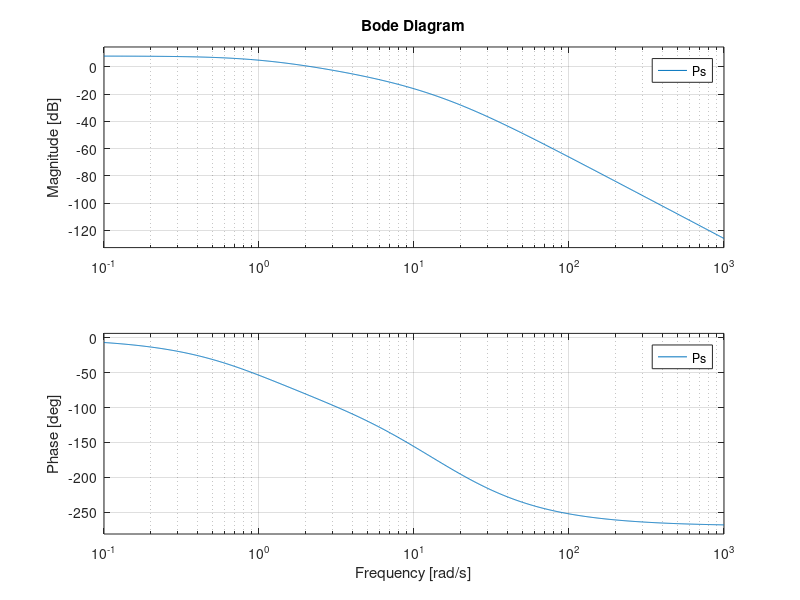
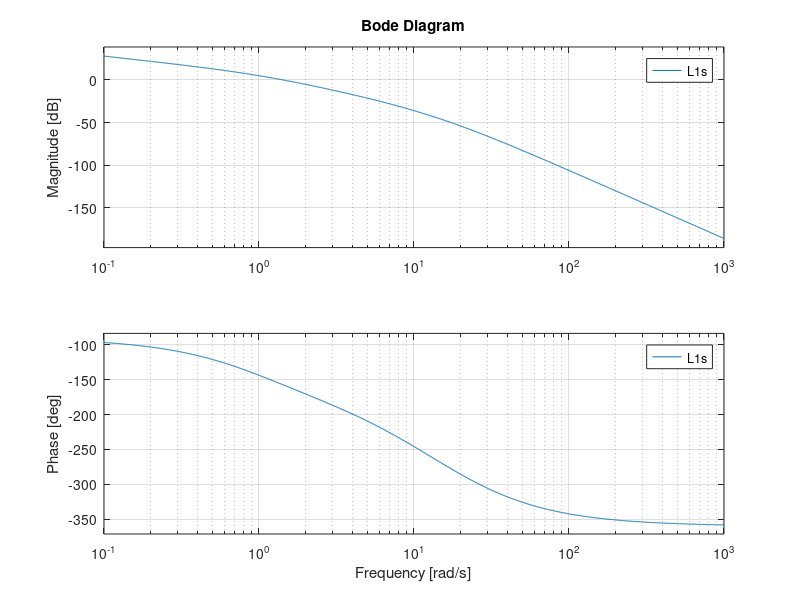
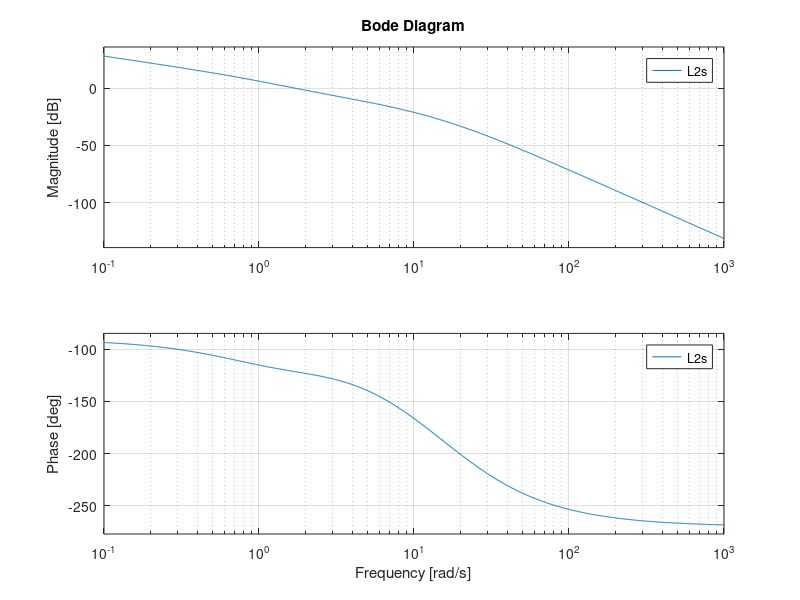
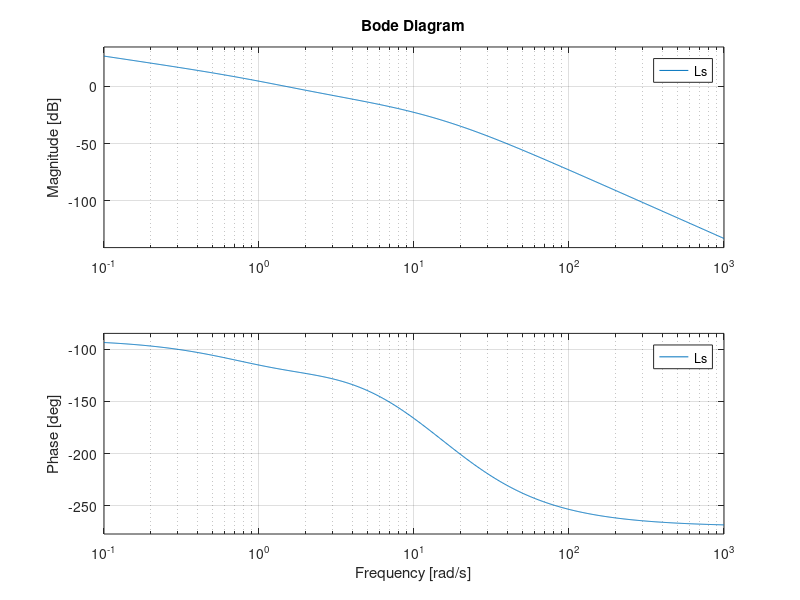

Write the MATLAB code that produced these figures, in order. (Note: this script raises an error after producing the figures.)
%% Regelungstechnik II-Übung
clear;
close all;
clc;
s = tf('s');
%% BSP Tafelübung
Ps = zpk([-2.6], [-5.982, -8, -0.1729], 10.069)

figure(1)
clf;
bode(Ps);
hold on;
grid on;

%% Proportionalregler
%wc*tr = 1.5
tr = 0.75;
wc = 1.5/tr;


[magPs, phasePs] = bode(Ps, wc);
K = 1 / magPs;
Ls = K * Ps;
[magLs, phaseLs] = bode(Ls, wc);

Phir = 180 + phaseLs;

Ts = Ls/(1+Ls);
figure(2)
clf
step(Ts, 10);
hold on;
grid on;

Ss = 1/(1+Ls);
figure(3)
clf
step(Ss, 10);
hold on;
grid on;

%% b) PI Regler
clearvars -except s Ps
tr = 0.75;
wc = 1.5/tr;
ue = 15;
Phir = 70 - ue;

[magPs_s, phasePs_s] = bode(Ps/s, wc);
argR1 = Phir - 180 - phasePs_s;
Tn = tand(argR1)/2;
R1 = (1+s/(1/Tn));

L1s = Ps/s*R1;
[magL1s, phaseL1s] = bode(L1s, wc);

%% Betragskorrektur mit Vr = Kp/Tn

Vr = 1/magL1s;
Kp = Vr*Tn;

Rs = Kp*(1+1/(s * Tn));
Ls = Rs*Ps;
figure(4);
clf;
bode(Ls);
hold on;
grid on;
[magLs, phaseLs] = bode(Ls, wc);




%% Aufgabe 1 a)Strecke
clear all;
close all;
s = tf('s');
Ps = zpk([], [-1, -10, -20], 500);

figure(1)
clf;
bode(Ps);
hold on;
grid on;

%wc*tr = 1.5
tr = 1;
wc = 1.5/tr;
ue = 10;
Phir = 70 - ue;

%% b) 
L1s = 1/s * Ps;
figure(2)
clf;
bode(L1s);
hold on;
grid on;

[magL1_s, phaseL1_s] = bode(L1s, wc);
argR1 = Phir - 180 - phaseL1_s;
% tand(argR1) = wc/wz 
wz = wc/tand(argR1);

%% c)
Tn = 1/wz;

L2s = 1/s * Ps * (1 + s/wz);
figure(3)
clf;
bode(L2s);
hold on;
grid on;

[magL2s, phaseL2s] = bode(L2s, wc);
Vr = 1/magL2s;
K = Vr;

%% d)

Rs = K*(1+(s / wz)) / s;
Ls = Rs*Ps;

figure(4)
clf;
bode(Ls);
hold on;
grid on;

[magLs_s, phaseLs_s] = bode(Ls, wc);
Phir_s = 180 + phaseLs_s;

figure(5)
clf;
margin(Ls);
hold on;
grid on;

%% e)
Ts = Ls/(1+Ls);

figure(6)
clf
step(Ts, 10);
hold on;
step(10, 10);
grid on;
legend('y(t)', 'u(t)')

stepinfo(Ts)

%% f)
clear all;
close all;
s = tf('s');
Ps = zpk([], [-1, -10, -20], 500);

figure(1)
clf;
bode(Ps);
hold on;
grid on;

%wc*tr = 1.5
tr = 0.3;
wc = 1.5/tr;
ue = 10;
Phir = 70 - ue;

L1s = 1/s * Ps;
figure(2)
clf;
bode(L1s);
hold on;
grid on;

[magL1_s, phaseL1_s] = bode(L1s, wc);
argR1 = Phir - 180 - phaseL1_s;
% tand(argR1) = wc/wz 
wz = wc/tand(argR1);

Tn = 1/wz;

L2s = 1/s * Ps * (1 + s/wz);
figure(3)
clf;
bode(L2s);
hold on;
grid on;

[magL2s, phaseL2s] = bode(L2s, wc);
Vr = 1/magL2s;
K = Vr;

Rs = K*(1+(s / wz)) / s;
Ls = Rs*Ps;

figure(4)
clf;
bode(Ls);
hold on;
grid on;

[magLs_s, phaseLs_s] = bode(Ls, wc);
Phir_s = 180 + phaseLs_s;

figure(5)
clf;
margin(Ls);
hold on;
grid on;

Ts = Ls/(1+Ls);

figure(6)
clf
step(Ts, 10);
hold on;
step(10, 10);
grid on;
legend('y(t)', 'u(t)')

stepinfo(Ts)


